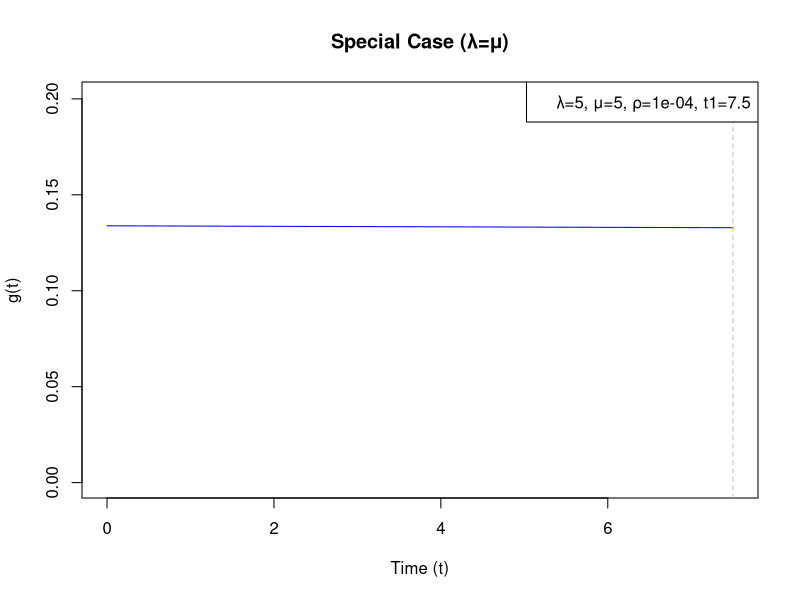
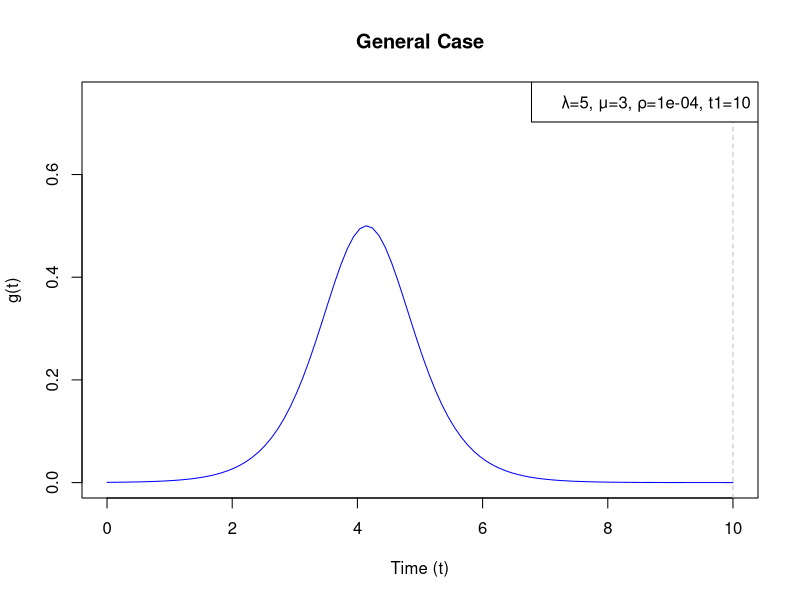

Reproduce these figures in R, in order.
#! /bin/env Rscriot

##########################################
# plotting a pdf under a BD process (Yang & Rannala 2006 MBE)


##########################################
g_function <- function(t, lambda, mu, rho, t1) {
    if (lambda == mu) {
        return((1 + rho * lambda * t1) / (t1 * (1 + rho * lambda * t)^2))
    }
    
    P_0_t <- rho * (lambda - mu) / (rho * lambda + (lambda * (1 - rho) - mu) * exp((mu - lambda) * t))
    p1_t <- (1/rho) * P_0_t^2 * exp((mu - lambda) * t)
    P_0_t1 <- rho * (lambda - mu) / (rho * lambda + (lambda * (1 - rho) - mu) * exp((mu - lambda) * t1))
    v_t1 <- 1 - (1/rho) * P_0_t1 * exp((mu - lambda) * t1)
    
    return((lambda * p1_t) / v_t1)
}

plot_g_function <- function(lambda, mu, rho, root_age, t_max = NULL) {
    t1 <- root_age
    t_max <- ifelse(is.null(t_max), t1, t_max)
    t_values <- seq(0, t_max, length.out = 100)
    
    g_values <- sapply(t_values, g_function, lambda = lambda, mu = mu, rho = rho, t1 = t1)
    
    plot(t_values, g_values, type = "l", col = "blue",
         xlab = "Time (t)", ylab = "g(t)", ylim = c(0, max(g_values)*1.5),
         main = ifelse(lambda == mu,
                       "Special Case (λ=μ)",
                       "General Case"))
    
    abline(v = t1, lty = 2, col = "gray")
    legend("topright", legend = paste0("λ=", lambda, ", μ=", mu, ", ρ=", rho, ", t1=", t1))
}


##########################################
plot_g_function(lambda = 5, mu = 5, rho = 0.0001, root_age = 7.5)
plot_g_function(lambda = 5, mu = 3, rho = 0.0001, root_age = 10)


